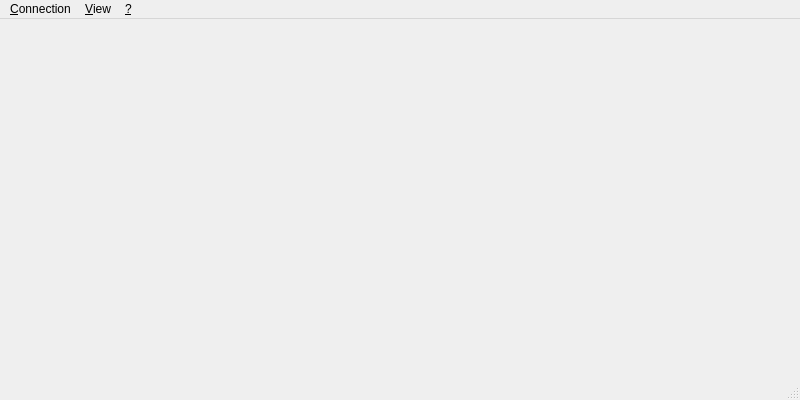
<?xml version="1.0" encoding="UTF-8"?>
<ui version="4.0">
 <class>MainWindow</class>
 <widget class="QMainWindow" name="MainWindow">
  <property name="geometry">
   <rect>
    <x>0</x>
    <y>0</y>
    <width>800</width>
    <height>400</height>
   </rect>
  </property>
  <property name="windowTitle">
   <string>LanExchange 3.0</string>
  </property>
  <property name="windowOpacity">
   <double>1.000000000000000</double>
  </property>
  <widget class="QWidget" name="centralwidget">
   <layout class="QGridLayout" name="gridLayout"/>
  </widget>
  <widget class="QMenuBar" name="menubar">
   <property name="geometry">
    <rect>
     <x>0</x>
     <y>0</y>
     <width>800</width>
     <height>21</height>
    </rect>
   </property>
   <widget class="QMenu" name="menuConnection">
    <property name="title">
     <string>&amp;Connection</string>
    </property>
    <addaction name="actionNew_Folder"/>
    <addaction name="actionNew_Connection"/>
    <addaction name="separator"/>
    <addaction name="actionOpen"/>
    <addaction name="actionDelete"/>
    <addaction name="actionProperties"/>
    <addaction name="separator"/>
    <addaction name="actionExit"/>
   </widget>
   <widget class="QMenu" name="menuView">
    <property name="title">
     <string>&amp;View</string>
    </property>
    <addaction name="actionLarge_Icons"/>
    <addaction name="actionSmall_Icons"/>
    <addaction name="actionList"/>
    <addaction name="actionDetails"/>
    <addaction name="separator"/>
    <addaction name="actionFolder_Tree"/>
   </widget>
   <widget class="QMenu" name="menu">
    <property name="title">
     <string>&amp;?</string>
    </property>
    <addaction name="actionAbout"/>
    <addaction name="actionAbout_Qt"/>
   </widget>
   <addaction name="menuConnection"/>
   <addaction name="menuView"/>
   <addaction name="menu"/>
  </widget>
  <widget class="QStatusBar" name="statusbar"/>
  <action name="actionNew_Folder">
   <property name="text">
    <string>New Folder</string>
   </property>
  </action>
  <action name="actionNew_Connection">
   <property name="text">
    <string>New Connection</string>
   </property>
  </action>
  <action name="actionOpen">
   <property name="text">
    <string>Open</string>
   </property>
  </action>
  <action name="actionDelete">
   <property name="text">
    <string>Delete</string>
   </property>
  </action>
  <action name="actionProperties">
   <property name="text">
    <string>Properties</string>
   </property>
  </action>
  <action name="actionExit">
   <property name="text">
    <string>Exit</string>
   </property>
  </action>
  <action name="actionLarge_Icons">
   <property name="text">
    <string>Large Icons</string>
   </property>
  </action>
  <action name="actionSmall_Icons">
   <property name="text">
    <string>Small Icons</string>
   </property>
  </action>
  <action name="actionList">
   <property name="text">
    <string>List</string>
   </property>
  </action>
  <action name="actionDetails">
   <property name="text">
    <string>Details</string>
   </property>
  </action>
  <action name="actionFolder_Tree">
   <property name="text">
    <string>Folder Tree</string>
   </property>
  </action>
  <action name="actionAbout">
   <property name="text">
    <string>About...</string>
   </property>
  </action>
  <action name="actionAbout_Qt">
   <property name="text">
    <string>About Qt...</string>
   </property>
  </action>
 </widget>
 <resources/>
 <connections/>
</ui>
